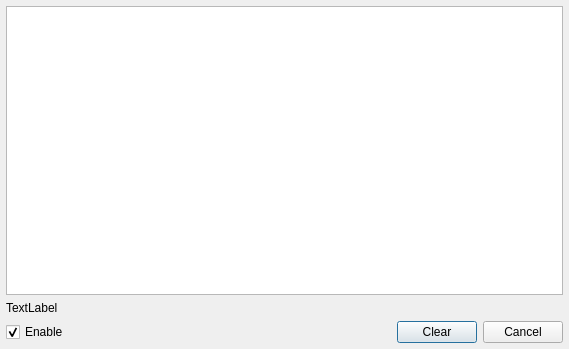
<?xml version="1.0" encoding="UTF-8"?>
<ui version="4.0">
 <class>xmlConsoleDialog</class>
 <widget class="QDialog" name="xmlConsoleDialog">
  <property name="geometry">
   <rect>
    <x>0</x>
    <y>0</y>
    <width>569</width>
    <height>349</height>
   </rect>
  </property>
  <property name="windowTitle">
   <string>Dialog</string>
  </property>
  <property name="windowIcon">
   <iconset resource="resources.qrc">
    <normaloff>:/icons/resource/icon.png</normaloff>:/icons/resource/icon.png</iconset>
  </property>
  <layout class="QVBoxLayout" name="verticalLayout">
   <property name="margin">
    <number>6</number>
   </property>
   <item>
    <widget class="QTextBrowser" name="textBrowser"/>
   </item>
   <item>
    <widget class="QLabel" name="label_legend">
     <property name="text">
      <string>TextLabel</string>
     </property>
    </widget>
   </item>
   <item>
    <layout class="QHBoxLayout" name="horizontalLayout">
     <item>
      <widget class="QCheckBox" name="checkBox_enable">
       <property name="text">
        <string>Enable</string>
       </property>
       <property name="checked">
        <bool>true</bool>
       </property>
      </widget>
     </item>
     <item>
      <spacer name="horizontalSpacer">
       <property name="orientation">
        <enum>Qt::Horizontal</enum>
       </property>
       <property name="sizeHint" stdset="0">
        <size>
         <width>40</width>
         <height>20</height>
        </size>
       </property>
      </spacer>
     </item>
     <item>
      <widget class="QPushButton" name="pushButton_clear">
       <property name="text">
        <string>Clear</string>
       </property>
      </widget>
     </item>
     <item>
      <widget class="QDialogButtonBox" name="buttonBox">
       <property name="sizePolicy">
        <sizepolicy hsizetype="Fixed" vsizetype="Fixed">
         <horstretch>0</horstretch>
         <verstretch>0</verstretch>
        </sizepolicy>
       </property>
       <property name="orientation">
        <enum>Qt::Horizontal</enum>
       </property>
       <property name="standardButtons">
        <set>QDialogButtonBox::Cancel</set>
       </property>
      </widget>
     </item>
    </layout>
   </item>
  </layout>
 </widget>
 <resources>
  <include location="resources.qrc"/>
 </resources>
 <connections>
  <connection>
   <sender>buttonBox</sender>
   <signal>accepted()</signal>
   <receiver>xmlConsoleDialog</receiver>
   <slot>accept()</slot>
   <hints>
    <hint type="sourcelabel">
     <x>389</x>
     <y>289</y>
    </hint>
    <hint type="destinationlabel">
     <x>157</x>
     <y>274</y>
    </hint>
   </hints>
  </connection>
  <connection>
   <sender>buttonBox</sender>
   <signal>rejected()</signal>
   <receiver>xmlConsoleDialog</receiver>
   <slot>reject()</slot>
   <hints>
    <hint type="sourcelabel">
     <x>389</x>
     <y>289</y>
    </hint>
    <hint type="destinationlabel">
     <x>286</x>
     <y>274</y>
    </hint>
   </hints>
  </connection>
  <connection>
   <sender>pushButton_clear</sender>
   <signal>clicked()</signal>
   <receiver>textBrowser</receiver>
   <slot>clear()</slot>
   <hints>
    <hint type="sourcelabel">
     <x>257</x>
     <y>283</y>
    </hint>
    <hint type="destinationlabel">
     <x>178</x>
     <y>202</y>
    </hint>
   </hints>
  </connection>
 </connections>
</ui>
